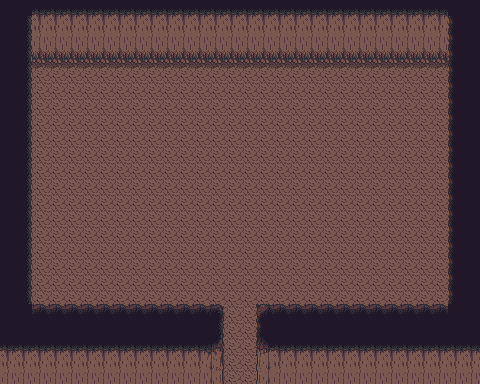

A 2D game scene composited from a Tiled map and its tileset images. What follows is a short description and the map's XML, with each tile layer's data collapsed to a summary:
An orthogonal 30x24 tile map with 16x16 px tiles, 4 tile layers (Ground and Water, Walls Top, Hero, Walls Bottom), 2 tilesets and 7 objects (5x Obstacle, 2x Load Point).

<map version="1.0" tiledversion="2017.06.27" orientation="orthogonal" renderorder="right-down" width="30" height="24" tilewidth="16" tileheight="16" nextobjectid="14">
 <tileset firstgid="1" name="Overworld" tilewidth="16" tileheight="16" tilecount="1440" columns="40">
  <image source="Tilesets/PNGs/Overworld.png" trans="000000" width="640" height="576" />
  <terraintypes>
   <terrain name="Light Grass" tile="161" />
   <terrain name="Cobblestone" tile="496" />
  </terraintypes>
  <tile id="120" terrain=",,,0" />
  <tile id="121" terrain=",,0,0" />
  <tile id="122" terrain=",,0," />
  <tile id="160" terrain=",0,,0" />
  <tile id="161" terrain="0,0,0,0" />
  <tile id="162" terrain="0,,0," />
  <tile id="200" terrain=",0,," />
  <tile id="201" terrain="0,0,," />
  <tile id="202" terrain="0,,," />
  <tile id="240" terrain="0,0,0," />
  <tile id="241" terrain="0,0,,0" />
  <tile id="280" terrain="0,,0,0" />
  <tile id="281" terrain=",0,0,0" />
  <tile id="455" terrain=",,,1" />
  <tile id="456" terrain=",,1,1" />
  <tile id="457" terrain=",,1," />
  <tile id="495" terrain=",1,,1" />
  <tile id="496" terrain="1,1,1,1" />
  <tile id="497" terrain="1,,1," />
  <tile id="535" terrain=",1,," />
  <tile id="536" terrain="1,1,," />
  <tile id="537" terrain="1,,," />
  <tile id="575" terrain="1,1,1," />
  <tile id="576" terrain="1,1,,1" />
  <tile id="615" terrain="1,,1,1" />
  <tile id="616" terrain=",1,1,1" />
 </tileset>
 <tileset firstgid="1441" name="Cave" tilewidth="16" tileheight="16" tilecount="1000" columns="40">
  <image source="Tilesets/PNGs/cave.png" trans="000000" width="640" height="400" />
 </tileset>
 <layer name="Ground and Water" width="30" height="24">
  <data>[720 cells, 720 non-empty, 1 distinct tile ids]</data>
 </layer>
 <layer name="Walls Top" width="30" height="24">
  <data>[720 cells, 209 non-empty, 8 distinct tile ids]</data>
 </layer>
 <layer name="Hero" width="30" height="24">
  <properties>
   <property name="new_loc_y" type="int" value="23" />
  </properties>
  <data>[720 cells, 0 non-empty, 0 distinct tile ids]</data>
 </layer>
 <layer name="Walls Bottom" width="30" height="24">
  <data>[720 cells, 140 non-empty, 15 distinct tile ids]</data>
 </layer>
 <objectgroup name="Obstacles">
  <object id="1" type="Obstacle" x="0" y="320" width="224" height="64" />
  <object id="2" type="Obstacle" x="0" y="0" width="32" height="320" />
  <object id="3" type="Obstacle" x="32" y="0" width="416" height="64" />
  <object id="4" type="Obstacle" x="448" y="0" width="32" height="320" />
  <object id="5" type="Obstacle" x="256" y="320" width="224" height="64" />
 </objectgroup>
 <objectgroup name="Load Points">
  <object id="10" type="Load Point" x="240" y="368" width="16" height="16">
   <properties>
    <property name="new_loc_x" type="int" value="3" />
    <property name="new_loc_y" type="int" value="7" />
    <property name="new_map" value="Maps/Town_1.tmx" />
   </properties>
  </object>
  <object id="11" type="Load Point" x="224" y="368" width="16" height="16">
   <properties>
    <property name="new_loc_x" type="int" value="3" />
    <property name="new_loc_y" type="int" value="7" />
    <property name="new_map" value="Maps/Town_1.tmx" />
   </properties>
  </object>
 </objectgroup>
</map>
